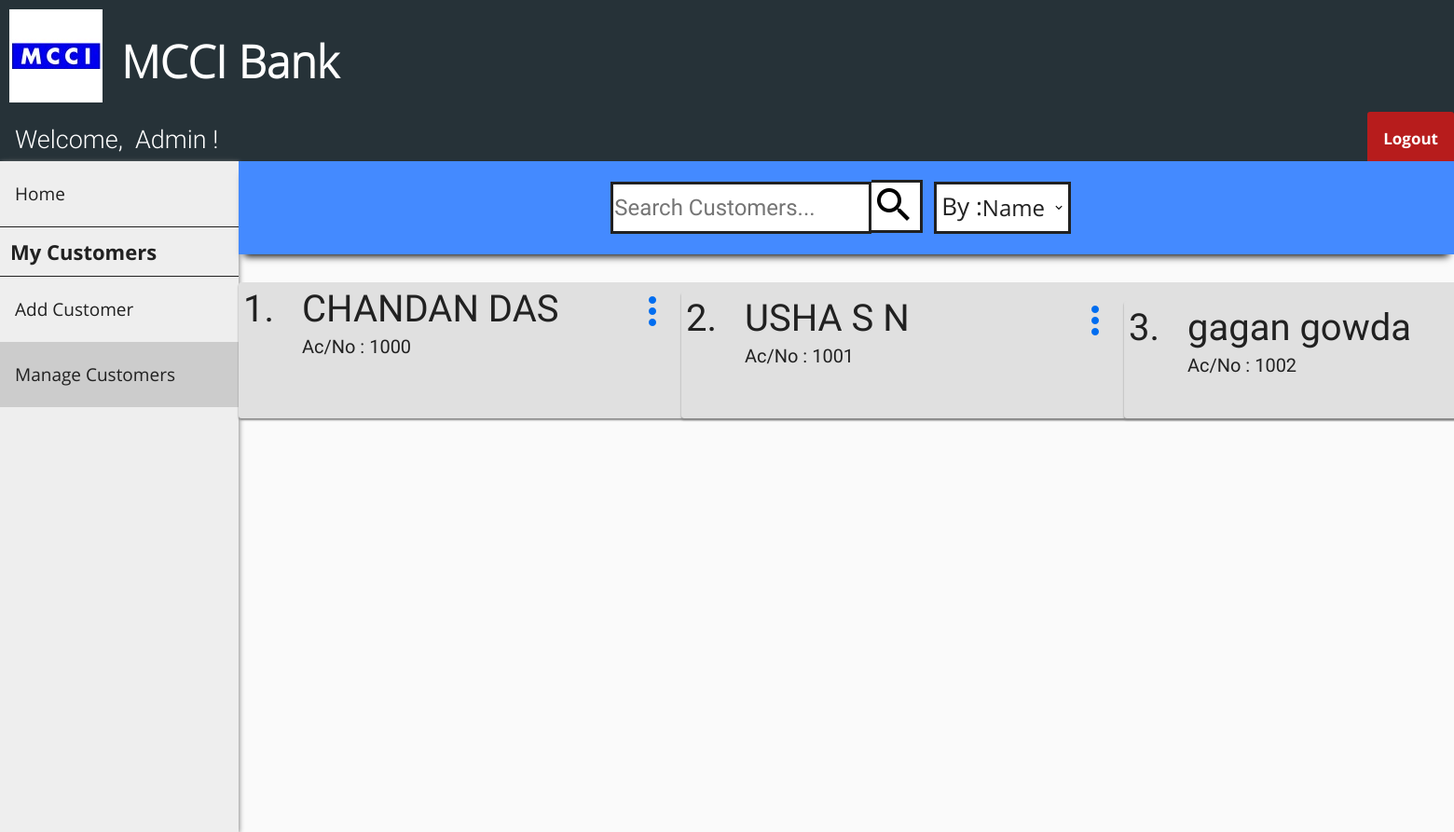
Screenshot of /manage_customers.php (signed in) with the database file from the repository.
### tables this page shows
CREATE TABLE `customer` (
  `cust_id` int(11) NOT NULL,
  `first_name` varchar(30) DEFAULT NULL,
  `last_name` varchar(30) DEFAULT NULL,
  `gender` varchar(10) DEFAULT NULL,
  `dob` date DEFAULT NULL,
  `aadhar_no` int(11) DEFAULT NULL,
  `email` varchar(30) DEFAULT NULL,
  `phone_no` varchar(20) DEFAULT NULL,
  `address` varchar(255) DEFAULT NULL,
  `branch` varchar(30) DEFAULT NULL,
  `account_no` int(11) DEFAULT NULL,
  `pin` int(4) DEFAULT NULL,
  `uname` varchar(30) DEFAULT NULL,
  `pwd` varchar(30) DEFAULT NULL
);

### manage_customers.php (the view, shortened to what this page needs)
<?php
include "connect.php";
include "header.php";
include "user_navbar.php";
include "admin_sidebar.php";
if (isset($_POST['submit']))
{
    $back_button = TRUE;
    $search = $_POST['search'];
    $by = $_POST['by'];
    if ($by == "name")
    {
        $sql0 = "SELECT cust_id, first_name, last_name, account_no FROM customerWHERE first_name LIKE '%".$search."%' OR
        last_name LIKE '%".$search."%'
        OR CONCAT(first_name, ' ', last_name) LIKE '%".$search."%'";
    }
    else
    {
        $sql0 = "SELECT cust_id, first_name, last_name, account_no FROM customerWHERE account_no LIKE '$search'";
    }
}
else
{
    $sql0 =  'CALL `cust_details`()';
}
?>
<!DOCTYPE html>
<html>
<head>
    <link rel="stylesheet" href="manage_customers_style.css">
</head>
<body>
    <div class="search-bar-wrapper">
        <div class="search-bar" id="the-search-bar">
            <div class="flex-item-search-bar" id="fi-search-bar">
                <form class="search_form" action="" method="post">
                    <div class="flex-item-search">
                        <input name="search" size="30" type="text" placeholder="Search Customers..." />
                    </div>
                    <div class="flex-item-search-button">
                        <button type="submit" name="submit" id="search"></button>
                    </div>
                    <div class="flex-item-by">
                        <label>By :</label>
                    </div>
                    <div class="flex-item-search-by">
                        <select name="by">
                            <option value="name">Name</option>
                        </select>
                    </div>
                </form>
            </div>
        </div>
    </div>
    <div class="flex-container">
        <?php
        $result = $conn->query($sql0);
        if ($result->num_rows > 0)
        {
            $i = 0;
            while($row = $result->fetch_assoc())
            {
                $i++; ?>
                <div class="flex-item">
                    <div class="flex-item-1">
                        <p id="id"><?php echo $i . "."; ?></p>
                    </div>
                    <div class="flex-item-2">
                        <p id="name"><?php echo $row["first_name"] . " " . $row["last_name"]; ?></p>
                        <p id="acno"><?php echo "Ac/No : " . $row["account_no"]; ?></p>
                    </div>
                    <div class="flex-item-1">
                        <div class="dropdown">
                            <button onclick="dropdown_func(<?php echo $i ?>)" class="dropbtn"></button>
                    </div>
                </div>
                <?php
            }
        }
        else
        {
            ?>
            <p id="none"> No results found :(</p>
            <?php
        }
            ?>
        </div>
    </body>
</html>

### header_style.css (style rules this page uses)
body { margin: 0; padding: 0; background-color: #FAFAFA; }

### manage_customers_style.css (style rules this page uses)
.flex-container { display: -webkit-flex; display: flex; margin-left: 256px; width: auto; height: auto; padding-top: 20px; margin-bottom: 100px; flex-direction: column; }
.search-bar-wrapper { height: 100px; }
.search-bar-wrapper .search-bar { display: -webkit-flex; display: flex; margin-left: 256px; position: relative; width: auto; height: 100px; flex-direction: column; background-color: #448AFF; box-shadow: 0 8px 8px -6px black; overflow: hidden; }
form { display: -webkit-flex; display: flex; flex-direction: row; width: inherit; height: inherit; }
input[type=text] { font-family: Roboto-Regular; color: #212121; font-size: 24px; height: 56px; width: 18vw; max-width: 280px; margin-top: 12px; padding: 1px 1px; bottom: 0; border: 3px solid #212121; box-sizing: border-box; background-color: white; }
button[id="search"] { font-family: Roboto-Regular; background: url(images/search.png) no-repeat; background-color: white; cursor: pointer; width: 55px; height: 40px; padding-bottom: 50px; border: 3px solid #212121; border-left: 0; }
label { display: block; float: left; color: #212121; font-family: OpenSans-Regular; font-size: 26px; background-color: white; border: 3px solid #212121; border-right: 0; margin: 12px; margin-right: 0px; height: 45px; padding-top: 5px; padding-left: 5px; }
select { font-family: OpenSans-Regular; color: #212121; font-size: 24px; background: url("images/down_arrow.png") 96% / 15% no-repeat #eee; -webkit-appearance: none; -moz-appearance: none; background-color: white; border: 3px solid #212121; border-left: 0; margin: 12px; margin-left: 0px; height: 56px; width: 95px; }
.flex-item-search-bar { display: -webkit-flex; display: flex; flex-direction: row; margin: auto; width: auto; height: auto; }
.flex-item { display: -webkit-flex; display: flex; flex-direction: row; margin: auto; margin-top: 10px; width: auto; height: auto; background-color: #E0E0E0; border-radius: 3px; box-shadow: 0px 2px 2px #888888; }
.flex-item-1 { flex: 1; height: 80px; margin: 5px; background-color: transparent; }
.flex-item-2 { width: 360px; height: auto; margin: 5px; background-color: transparent; }
p[id="id"] { text-align: center; font-size: 40px; color: #212121; margin: auto; font-family: Roboto-Regular; }
p[id="name"] { margin-top: 0px; margin-left: 20px; font-size: 40px; color: #212121; font-family: Roboto-Regular; }
p[id="acno"] { margin-top: -35px; margin-left: 20px; font-size: 20px; color: #212121; font-family: Roboto-Regular; }
.dropbtn { background: url("images/menu.png") no-repeat; margin-left: 10px; margin-top: 10px; padding-top: 46px; padding-left: 36px; font-size: 16px; border: none; cursor: pointer; }
.dropdown { position: relative; display: inline-block; }

### rows the page displays
customer: first_name "CHANDAN", last_name "DAS", account_no "1000"
customer: first_name "USHA", last_name "S N", account_no "1001"
customer: first_name "gagan", last_name "gowda", account_no "1002"
